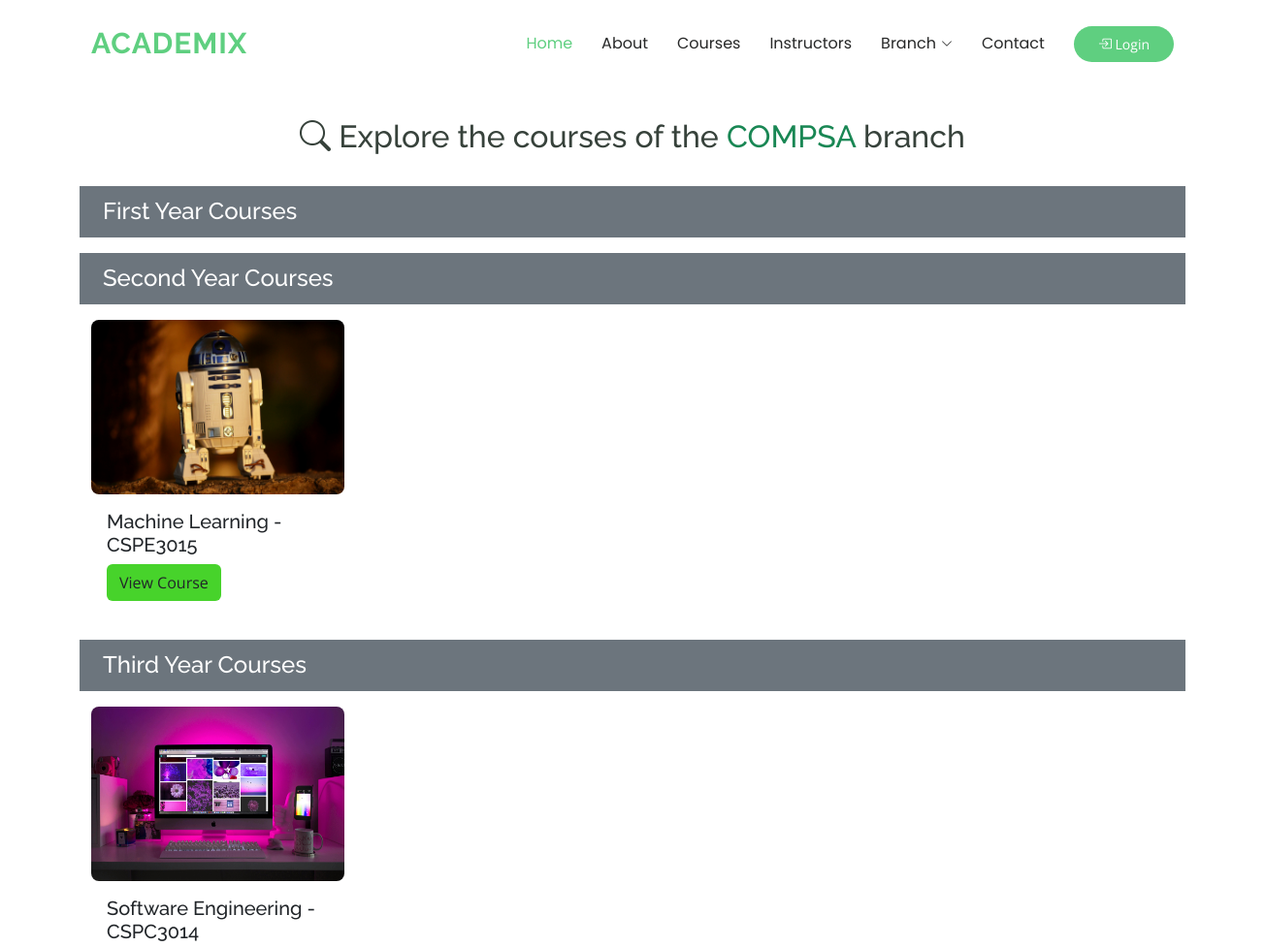
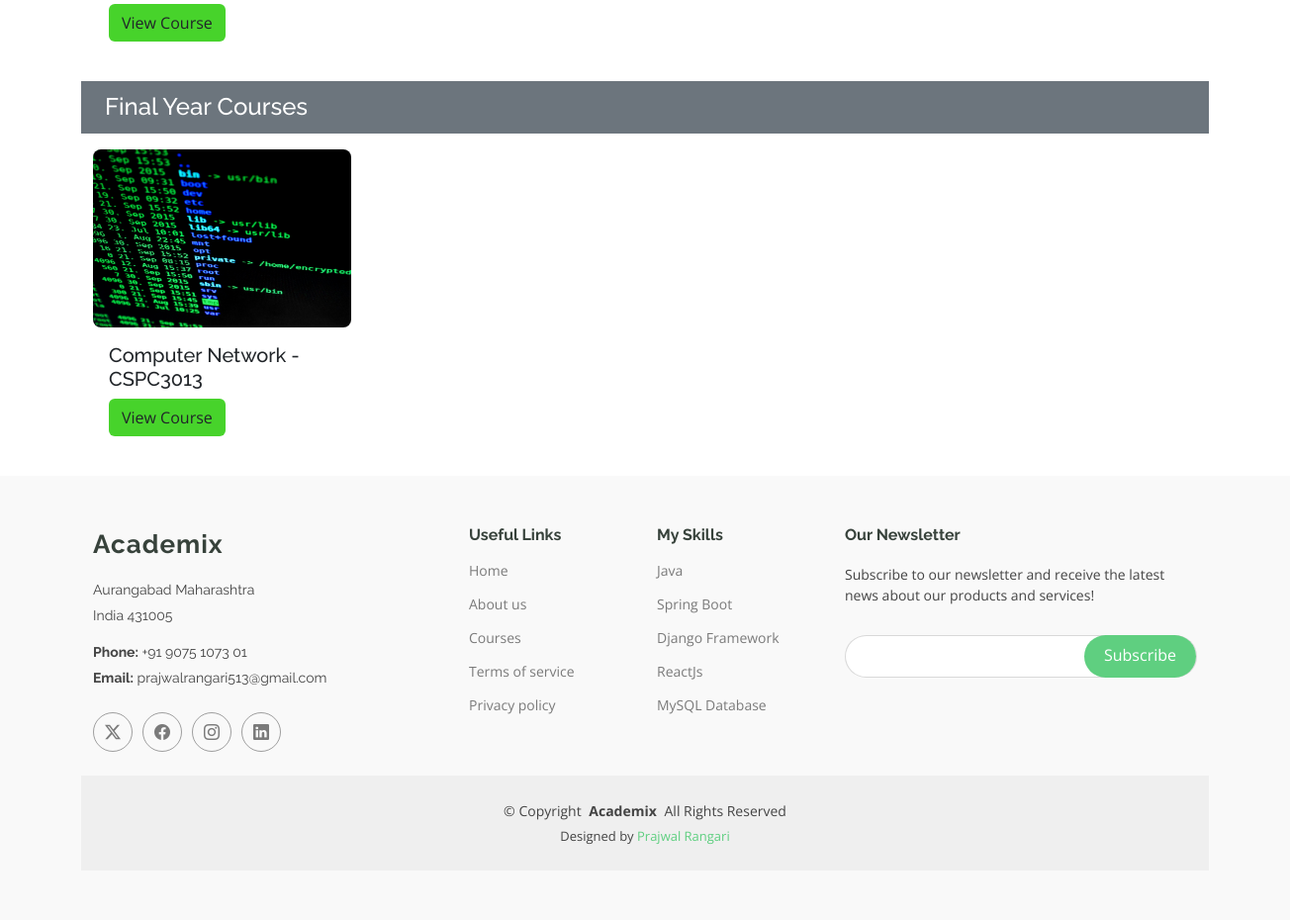
The page /courses/COMPSA/ on the database its author committed (2 pictures, top to bottom).
### academixapp/models.py (models this page shows, shortened)
class Course(models.Model):
    course_title = models.CharField(max_length=100)
    course_desc = models.TextField()
    course_branch = models.CharField(max_length=100, default='COMPSA')
    course_year = models.CharField(max_length=100, default='FY')
    course_img = models.ImageField(default='default.jpg', upload_to='course_images/')
    course_benefit = models.TextField()
    course_req = models.TextField()
    date_created = models.DateTimeField(default=datetime.now)
    slug = models.SlugField(unique=True, blank=True, default='')
    course_credit = models.IntegerField(default=0)
    course_tutorial = models.IntegerField(default=0)
    course_lectures = models.IntegerField(default=0)
    instructor = models.ForeignKey(User, on_delete=models.CASCADE, default='')

### academixapp/views.py (the view)
# urls.py: path('courses/<str:course_branch>/', views.courses, name='courses'),
def courses(request, course_branch):
    course_list = Course.objects.all()
    return render(request, 'academixapp/courses.html',{'course_list':course_list, 'course_branch':course_branch})

### templates/academixapp/courses.html (shortened to what this page needs)
{% extends 'academixapp/base.html' %}
{% block body %}
<div class="container mt-4">
  <h2 class="mt-2 p-2 text-center"><i class="bi bi-search"></i> Explore the courses of the <span class="text-success">{{ course_branch|upper }} </span>branch</h2>
  <div class="row mt-4">
      <div class="bg-secondary text-white p-1 mb-3">
        <h4 class="text-white pt-2" style="margin-left:20px;">First Year Courses</h4>
      </div>
      <div class="bg-secondary text-white p-1 mb-3">
        <h4 class="text-white pt-2" style="margin-left:20px;">Second Year Courses</h4>
      </div>
      {% for course in course_list %}
      {% if course.course_branch|lower == course_branch|lower %}
      {% if course.course_year == 'SY' %}
        <div class="col-md-3 mb-4">
          <div class="card bg-transparent border-0">
            <img class="card-img-top rounded-3" src="{{ course.course_img.url }}" style="height:180px;">
            <div class="card-body">
              <h5 class="card-title">{{ course.course_title }}</h5>
              <a href="{% url 'academixapp:view_course' course.slug %}" class="btn" style="background-color: rgb(71, 211, 43);">View Course</a>
            </div>
          </div>
        </div>
        {% endif %}
        {% endif %}
      {% endfor %}
      <div class="bg-secondary text-white p-1 mb-3">
        <h4 class="text-white pt-2" style="margin-left:20px;">Third Year Courses</h4>
      </div>
      {% for course in course_list %}
      {% if course.course_branch|lower == course_branch|lower %}
      {% if course.course_year == 'TY' %}
        <div class="col-md-3 mb-4">
          <div class="card bg-transparent border-0">
            <img class="card-img-top rounded-3" src="{{ course.course_img.url }}" style="height:180px;">
            <div class="card-body">
              <h5 class="card-title">{{ course.course_title }}</h5>
              <a href="{% url 'academixapp:view_course' course.slug %}" class="btn" style="background-color: rgb(71, 211, 43);">View Course</a>
            </div>
          </div>
        </div>
        {% endif %}
        {% endif %}
      {% endfor %}
      <div class="bg-secondary text-white p-1 mb-3">
        <h4 class="text-white pt-2" style="margin-left:20px;">Final Year Courses</h4>
      </div>
      {% for course in course_list %}
      {% if course.course_branch|lower == course_branch|lower %}
      {% if course.course_year == 'BE' %}
        <div class="col-md-3 mb-4">
          <div class="card bg-transparent border-0">
            <img class="card-img-top rounded-3" src="{{ course.course_img.url }}" style="height:180px;">
            <div class="card-body">
              <h5 class="card-title">{{ course.course_title }}</h5>
              <a href="{% url 'academixapp:view_course' course.slug %}" class="btn" style="background-color: rgb(71, 211, 43);">View Course</a>
            </div>
          </div>
        </div>
        {% endif %}
        {% endif %}
      {% endfor %}
    </div>
  </div>
{% endblock %}

### static/academixapp/main.css (style rules this page uses)
:root { --default-font: "Open Sans", system-ui, -apple-system, "Segoe UI", Roboto, "Helvetica Neue", Arial, "Noto Sans", "Liberation Sans", sans-serif, "Apple Color Emoji", "Segoe UI Emoji", "Segoe UI Symbol", "Noto Color Emoji"; --heading-font: "Raleway", sans-serif; --nav-font: "Poppins", sans-serif; }
:root { --background-color: #ffffff; --default-color: #444444; --heading-color: #37423b; --accent-color: #5fcf80; --surface-color: #ffffff; --contrast-color: #ffffff; }
:root { --nav-color: #272828; --nav-hover-color: #5fcf80; --nav-mobile-background-color: #ffffff; --nav-dropdown-background-color: #ffffff; --nav-dropdown-color: #272828; --nav-dropdown-hover-color: #5fcf80; }
:root { scroll-behavior: smooth; }
body { color: var(--default-color); background-color: var(--background-color); font-family: var(--default-font); }
a { color: var(--accent-color); text-decoration: none; transition: 0.3s; }
h1, h2, h3, h4, h5, h6 { color: var(--heading-color); font-family: var(--heading-font); }

### rows shown on the page
Course: course_img (picture), course_title "Machine Learning - CSPE3015"
Course: course_img (picture), course_title "Software Engineering - CSPC3014"
Course: course_img (picture), course_title "Computer Network - CSPC3013"

### other values the page prints
{{ course_branch|upper }} "COMPSA"
